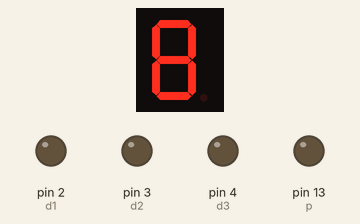
Bench run of a sketch on a simulated Arduino Uno, built with avr-gcc and run on an emulated ATmega328P. Parts: 1-digit seven-segment display, output pins drawn as LEDs (lit = HIGH). Wiring (inferred from the names in the program): 1-digit 7-segment display, segments lit when LOW: segments pin 6, pin 7, pin 8, pin 9, pin 10, pin 11, pin 12. The segment pins are drawn as the display they are named for; pins used as bus, display or sensor lines are not drawn.

Above: at 0.1 s.
At 1.1 s:
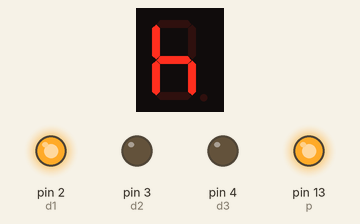
At 2.1 s:
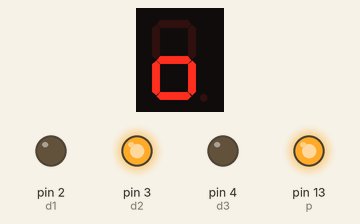
At 3.1 s:
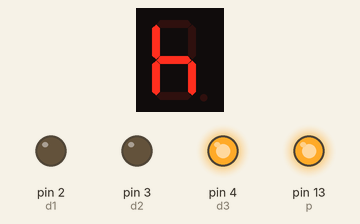
At 4.1 s:
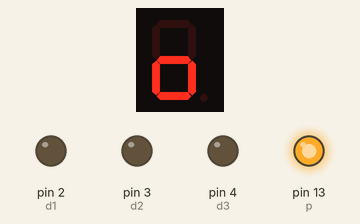
Timing chart, 0 to 130.0 s (numbered marks = the images above):
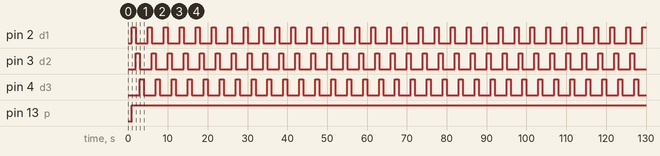

The sketch:

8FourDigitLED.ino
```cpp
#include <TimerOne.h>
//the pins of 4-digit 7-segment display attach to pin2-13 respectively
int a = 12;
int b = 11;
int c = 10;
int d = 9;
int e = 8;
int f = 7;
int g = 6;
int p = 13;
int d4 = 5;
int d3 = 4;
int d2 = 3;
int d1 = 2;
long n = 0;// n represents the value displayed on the LED display. For example, when n=0, 0000 is displayed. The maximum value is 9999.
int x = 100;
int del = 5;//Set del as 5; the value is the degree of fine tuning for the clock
int count = 0;//Set count=0. Here count is a count value that increases by 1 every 0.1 second, which means 1 second is counted when the value is 10
void setup()
{
  //set all the pins of the LED display as output
  pinMode(d1, OUTPUT);
  pinMode(d2, OUTPUT);
  pinMode(d3, OUTPUT);
  pinMode(d4, OUTPUT);
  pinMode(a, OUTPUT);
  pinMode(b, OUTPUT);
  pinMode(c, OUTPUT);
  pinMode(d, OUTPUT);
  pinMode(e, OUTPUT);
  pinMode(f, OUTPUT);
  pinMode(g, OUTPUT);
  pinMode(p, OUTPUT);

  Timer1.initialize(100000); // set a timer of length 100000 microseconds (or 0.1 sec - or 10Hz => the led will blink 5 times, 5 cycles of on-and-off, per second)
  Timer1.attachInterrupt( add ); // attach the service routine here
}
/***************************************/
void loop()
{
  displayHoHo();
}
/**************************************/

void displayHoHo(){
  delay(1000); //h
  digitalWrite(d1, HIGH);
  digitalWrite(d2, LOW);
  digitalWrite(d3, LOW);
  digitalWrite(d4, LOW);
  digitalWrite(p, HIGH);
  digitalWrite(a, LOW);
  digitalWrite(b, LOW);
  digitalWrite(c, LOW);
  digitalWrite(d, HIGH);
  digitalWrite(e, LOW);
  digitalWrite(f, HIGH);
  digitalWrite(g, HIGH);
  delay(1000); //o
  digitalWrite(d1, LOW);
  digitalWrite(d2, HIGH);
  digitalWrite(d3, LOW);
  digitalWrite(d4, LOW);
  digitalWrite(p, HIGH);
  digitalWrite(a, LOW);
  digitalWrite(b, HIGH);
  digitalWrite(c, LOW);
  digitalWrite(d, LOW);
  digitalWrite(e, LOW);
  digitalWrite(f, HIGH);
  digitalWrite(g, HIGH);
  delay(1000); //h
  digitalWrite(d1, LOW);
  digitalWrite(d2, LOW);
  digitalWrite(d3, HIGH);
  digitalWrite(d4, LOW);
  digitalWrite(p, HIGH);
  digitalWrite(a, LOW);
  digitalWrite(b, LOW);
  digitalWrite(c, LOW);
  digitalWrite(d, HIGH);
  digitalWrite(e, LOW);
  digitalWrite(f, HIGH);
  digitalWrite(g, HIGH);
  delay(1000); //o
  digitalWrite(d1, LOW);
  digitalWrite(d2, LOW);
  digitalWrite(d3, LOW);
  digitalWrite(d4, HIGH);
  digitalWrite(p, HIGH);
  digitalWrite(a, LOW);
  digitalWrite(b, HIGH);
  digitalWrite(c, LOW);
  digitalWrite(d, LOW);
  digitalWrite(e, LOW);
  digitalWrite(f, HIGH);
  digitalWrite(g, HIGH);
}
void pickDigit(int x) //light up a 7-segment display
{
  //The 7-segment LED display is a common-cathode one. So also use digitalWrite to  set d1 as high and the LED will go out
  digitalWrite(d1, HIGH);
  digitalWrite(d2, HIGH);
  digitalWrite(d3, HIGH);
  digitalWrite(d4, HIGH);

  switch(x)
  {
    case 0:
    digitalWrite(d1, LOW);//Light d1 up
    break;
    case 1:
    digitalWrite(d2, LOW); //Light d2 up
    break;
    case 2:
    digitalWrite(d3, LOW); //Light d3 up
    break;
    default:
    digitalWrite(d4, LOW); //Light d4 up
    break;
  }
}
//The function is to control the 7-segment LED display to display numbers. Here x is the number to be displayed. It is an integer from 0 to 9
void pickNumber(int x)
{
  switch(x)
  {
    default:
    zero();
    break;
    case 1:
    one();
    break;
    case 2:
    two();
    break;
    case 3:
    three();
    break;
    case 4:
    four();
    break;
    case 5:
    five();
    break;
    case 6:
    six();
    break;
    case 7:
    seven();
    break;
    case 8:
    eight();
    break;
    case 9:
    nine();
    break;
  }
}
void clearLEDs() //clear the 7-segment display screen
{
  digitalWrite(a, LOW);
  digitalWrite(b, LOW);
  digitalWrite(c, LOW);
  digitalWrite(d, LOW);
  digitalWrite(e, LOW);
  digitalWrite(f, LOW);
  digitalWrite(g, LOW);
  digitalWrite(p, LOW);
}

void zero() //the 7-segment led display 0
{
  digitalWrite(a, HIGH);
  digitalWrite(b, HIGH);
  digitalWrite(c, HIGH);
  digitalWrite(d, HIGH);
  digitalWrite(e, HIGH);
  digitalWrite(f, HIGH);
  digitalWrite(g, LOW);
}

void one() //the 7-segment led display 1
{
  digitalWrite(d1, HIGH);
  digitalWrite(a, LOW);
  digitalWrite(b, HIGH);
  digitalWrite(c, HIGH);
  digitalWrite(d, LOW);
  digitalWrite(e, LOW);
  digitalWrite(f, LOW);
  digitalWrite(g, LOW);
}

void two() //the 7-segment led display 2
{
  digitalWrite(a, HIGH);
  digitalWrite(b, HIGH);
  digitalWrite(c, LOW);
  digitalWrite(d, HIGH);
  digitalWrite(e, HIGH);
  digitalWrite(f, LOW);
  digitalWrite(g, HIGH);
}
void three() //the 7-segment led display 3
{
  digitalWrite(a, HIGH);
  digitalWrite(b, HIGH);
  digitalWrite(c, HIGH);
  digitalWrite(d, HIGH);
  digitalWrite(e, LOW);
  digitalWrite(f, LOW);
  digitalWrite(g, HIGH);
}

void four() //the 7-segment led display 4
{
  digitalWrite(a, LOW);
  digitalWrite(b, HIGH);
  digitalWrite(c, HIGH);
  digitalWrite(d, LOW);
  digitalWrite(e, LOW);
  digitalWrite(f, HIGH);
  digitalWrite(g, HIGH);
}

void five() //the 7-segment led display 5
{
  digitalWrite(a, HIGH);
  digitalWrite(b, LOW);
  digitalWrite(c, HIGH);
  digitalWrite(d, HIGH);
  digitalWrite(e, LOW);
  digitalWrite(f, HIGH);
  digitalWrite(g, HIGH);
}

void six() //the 7-segment led display 6
{
  digitalWrite(a, HIGH);
  digitalWrite(b, LOW);
  digitalWrite(c, HIGH);
  digitalWrite(d, HIGH);
  digitalWrite(e, HIGH);
  digitalWrite(f, HIGH);
  digitalWrite(g, HIGH);
}

void seven() //the 7-segment led display 7
{
  digitalWrite(a, HIGH);
  digitalWrite(b, HIGH);
  digitalWrite(c, HIGH);
  digitalWrite(d, LOW);
  digitalWrite(e, LOW);
  digitalWrite(f, LOW);
  digitalWrite(g, LOW);
}

void eight() //the 7-segment led display 8
{
  digitalWrite(a, HIGH);
  digitalWrite(b, HIGH);
  digitalWrite(c, HIGH);
  digitalWrite(d, HIGH);
  digitalWrite(e, HIGH);
  digitalWrite(f, HIGH);
  digitalWrite(g, HIGH);
}

void nine() //the 7-segment led display 9
{
  digitalWrite(a, HIGH);
  digitalWrite(b, HIGH);
  digitalWrite(c, HIGH);
  digitalWrite(d, HIGH);
  digitalWrite(e, LOW);
  digitalWrite(f, HIGH);
  digitalWrite(g, HIGH);
}
/*******************************************/
void add()
{
  // Toggle LED
  count ++;
  if(count == 10)
  {
    count = 0;
    n++;
    if(n == 10000)
    {
      n = 0;
    }
  }
}
```

Measured:
- by itself, pin 2 (d1), pin 3 (d2), pin 4 (d3): alternates HIGH for 1.0 s and LOW for 3.0 s
- by itself, pin 13 (p): LOW → HIGH at 1.0 s
- by itself, everything shown: repeats every 4.0 s, in 4 steps
- what the display in image 1 shows lasts 1.0 s, from 1.0 s to 2.0 s
